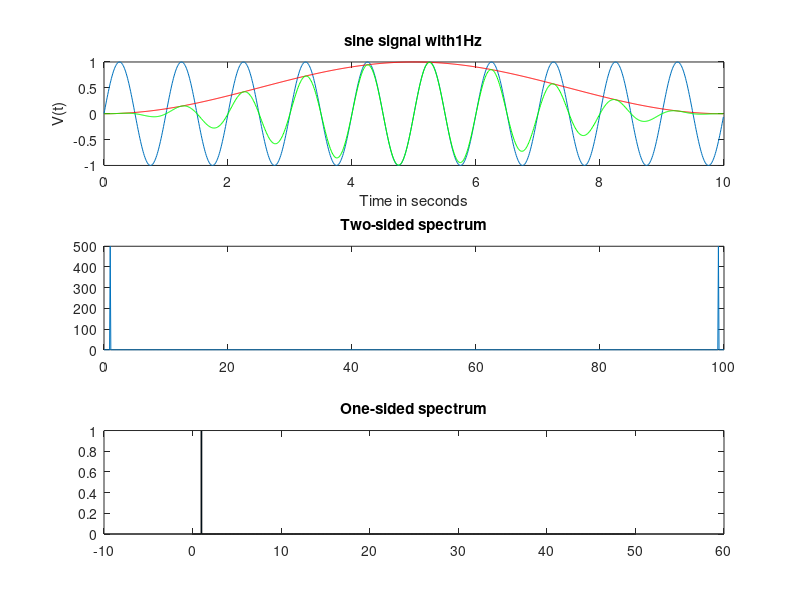

The MATLAB source for this figure:
f = 1; %Hz
A = 1; %Volt
w = 2*pi*f;
fs = 100; %Hz sampling frequency
L = 10; %length of signal in seconds

t = 0:(1/fs):L-1/fs; %seconds
y = A * sin(w*t);

win = hann(length(y));
y_win = y.*win';

y_fd = fft(y);
f_axis = 0: fs/(length(y_fd)-1): fs;
nfft = length(y_fd);

Y_one = y_fd(1:nfft/2+1)*2/nfft;
F_axis_one = fs*(0:(nfft/2))/nfft;

subplot(3, 1, 1);
plot(t,y);
hold on
plot(t, hann(length(y)), 'r-');
plot(t, y_win, 'g-');
hold off
title(['sine signal with' num2str(f) 'Hz']);
xlabel('Time in seconds');
ylabel('V(t)');

subplot(3, 1, 2);
plot(f_axis, abs(y_fd));
title('Two-sided spectrum');

subplot(3, 1, 3);
bar(F_axis_one, abs(Y_one));
title('One-sided spectrum');


